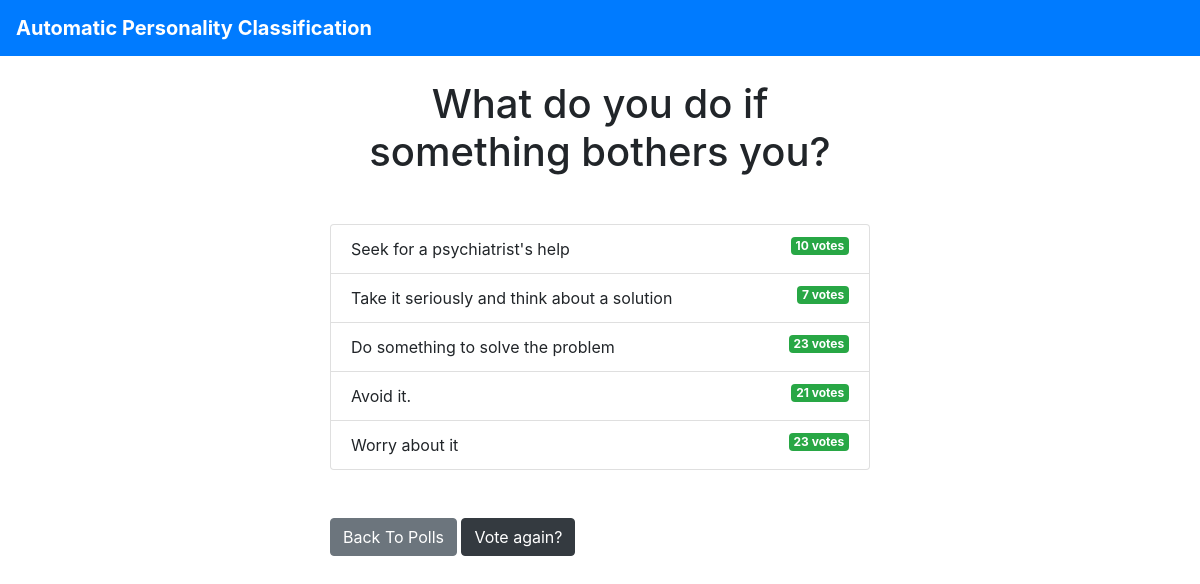
The app's page /polls/2/results/ with its own data.
### polls/models.py (models this page shows, shortened)
class Question(models.Model):
    question_text = models.CharField(max_length=200)
    pub_date = models.DateTimeField('date published')

class Choice(models.Model):
    question = models.ForeignKey(Question, on_delete=models.CASCADE)
    choice_text = models.CharField(max_length=200)
    votes = models.IntegerField(default=0)

### polls/views.py (the view)
# urls.py: path('<int:question_id>/results/', views.results, name='results'),
def results(request, question_id):
  question = get_object_or_404(Question, pk=question_id)
  return render(request, 'polls/results.html', { 'question': question })

### templates/polls/results.html (shortened to what this page needs)
{% extends 'base.html' %}
{% block content %}
<h1 class="mb-5 text-center">{{ question.question_text }}</h1>
<ul class="list-group mb-5">
	{% for choice in question.choice_set.all %}
	<li class="list-group-item">
		{{ choice.choice_text }}  <span class="badge badge-success float-right">{{ choice.votes }} vote{{ choice.votes | pluralize }}</span>
	</li>
	{% endfor %}
</ul>
<a class="btn btn-secondary" href="{% url 'polls:index' %}">Back To Polls</a>
<a class="btn btn-dark" href="{% url 'polls:detail' question.id %}">Vote again?</a>
{% endblock %}

### templates/base.html (shortened to what this page needs)
<!DOCTYPE html>
<html lang="en">
  <head>
    <link
      rel="stylesheet"
      href="https://stackpath.bootstrapcdn.com/bootstrap/4.3.1/css/bootstrap.min.css"
    />
  </head>
  <body>
    {% include 'partials/_navbar.html' %}
    <div class="container">
      <div class="row">
        <div class="col-md-6 m-auto">
          {% block content %}{% endblock %}
        </div>
      </div>
    </div>
  </body>
</html>

### templates/partials/_navbar.html
<nav class="navbar navbar-dark bg-primary mb-4">
	<div class="fluid-container">
		<b>
		<a class="navbar-brand" href="/">Automatic Personality Classification</a>
		</b>
	</div>
</nav>

### records on screen
Question: question_text "What do you do if something bothers you?"
Choice: choice_text "Seek for a psychiatrist's help", votes "10", votes|pluralize "s"
Choice: choice_text "Take it seriously and think about a solution", votes "7", votes|pluralize "s"
Choice: choice_text "Do something to solve the problem", votes "23", votes|pluralize "s"
Choice: choice_text "Avoid it.", votes "21", votes|pluralize "s"
Choice: choice_text "Worry about it", votes "23", votes|pluralize "s"
